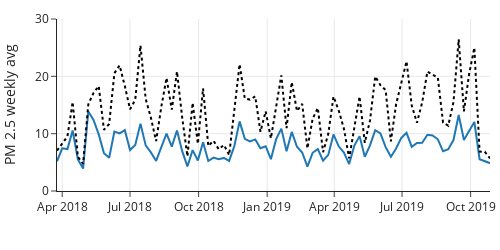

Here is the notebook cell this chart was saved with:
### Code cell
fig = px.line(ts_nc4, x='date', y='pm25aqs',
              labels={'date':'', 'pm25aqs':'PM 2.5 weekly avg'},
              width=500, height=250)

fig.add_trace(go.Scatter(x=ts_nc4['date'], y=ts_nc4['pm25pa'],
                         line=dict(color='black', dash='dot')))

fig.update_yaxes(range=[0,30])
fig.update_layout(showlegend=False)
fig.show()
